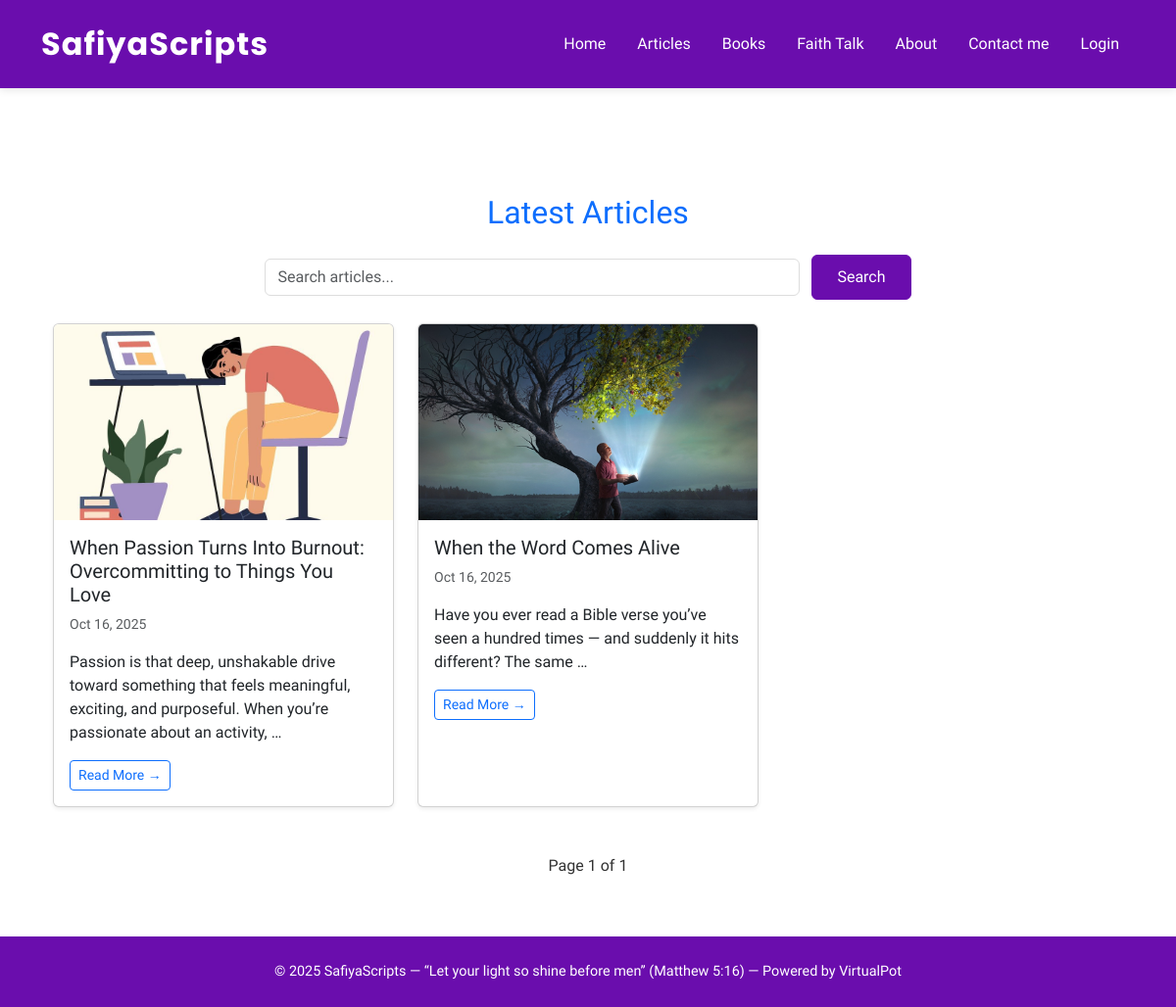
The page /articles/public/ on the database as committed earlier.
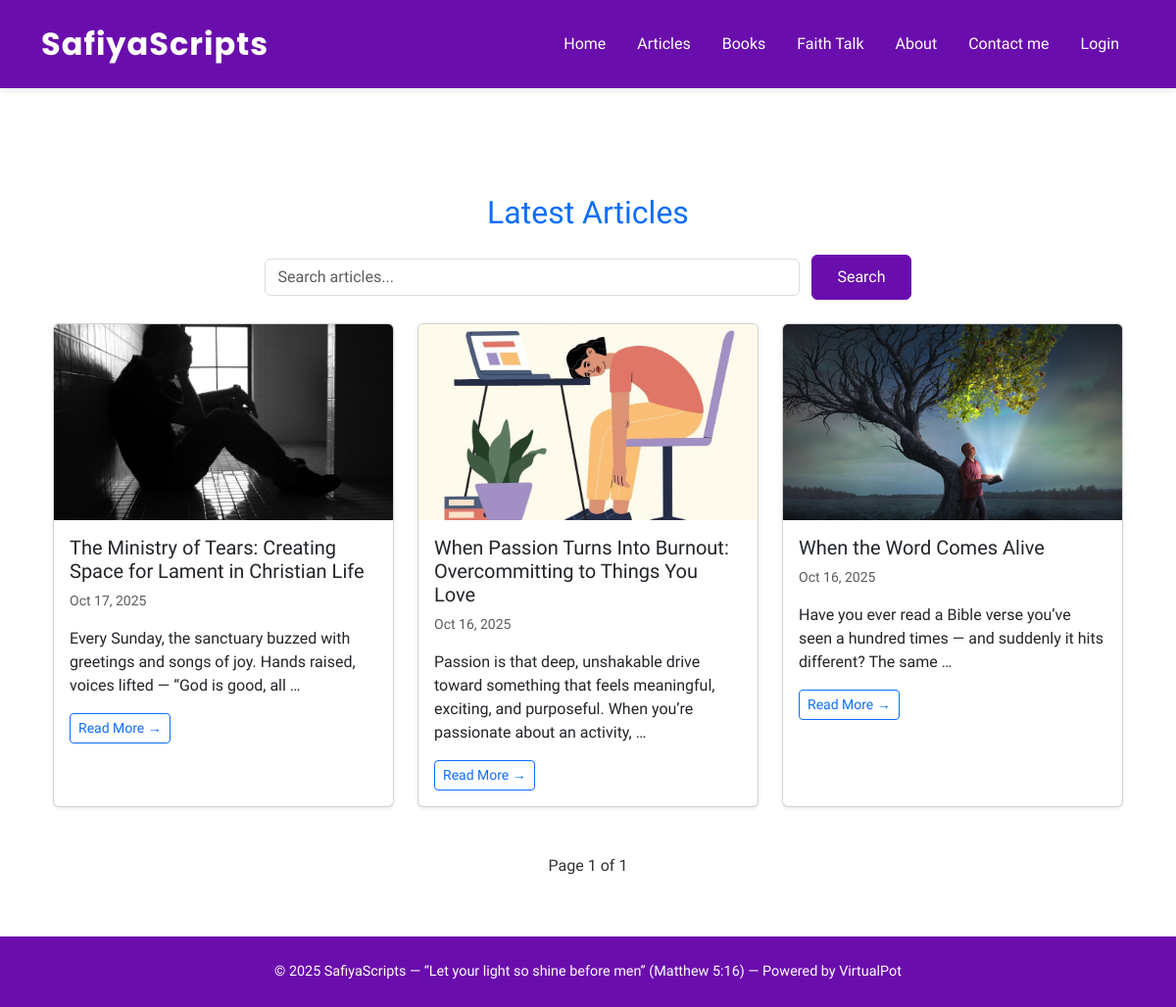
The same page on the database as committed later.
### articles/models.py (models this page shows, shortened)
class Article(models.Model):
    title = models.CharField(max_length=200)
    short_description = models.TextField(max_length=300)
    full_description = models.TextField()
    author = models.ForeignKey(User, on_delete=models.CASCADE)
    image = models.ImageField(upload_to='article_images/', blank=True, null=True)
    date_posted = models.DateTimeField(default=timezone.now)
    class Meta:
        ordering = ['-date_posted']

### articles/views.py (the view)
def article_list_public(request):
    search_query = request.GET.get('q', '')
    if search_query:
        articles = Article.objects.filter(
            Q(title__icontains=search_query) | Q(short_description__icontains=search_query)
        )
    else:
        articles = Article.objects.all()
    paginator = Paginator(articles, 6)  # show 6 per page
    page = request.GET.get('page')
    articles = paginator.get_page(page)
    return render(request, 'articles/article_list_public.html', {
        'articles': articles,
        'search_query': search_query
    })

### templates/articles/article_list_public.html (shortened to what this page needs)
{% extends "base.html" %}
{% block content %}
<div class="container mt-5">
  <h2 class="text-center text-primary mb-4">Latest Articles</h2>
  <form method="get" class="mb-4 text-center">
    <input type="text" name="q" value="{{ search_query }}" placeholder="Search articles..."
           class="form-control w-50 d-inline-block">
    <button type="submit" class="btn btn-primary ms-2">Search</button>
  </form>
  <div class="row">
    {% for article in articles %}
      <div class="col-md-4 mb-4">
        <div class="card h-100 shadow-sm">
          {% if article.image %}
            <img src="{{ article.image.url }}" class="card-img-top" style="height:200px; object-fit:cover;">
          {% else %}
            <div class="bg-light d-flex align-items-center justify-content-center" style="height:200px;">
              <i class="bi bi-image" style="font-size: 3rem; color: #ccc;"></i>
            </div>
          {% endif %}
          <div class="card-body">
            <h5 class="card-title">{{ article.title }}</h5>
            <p class="text-muted small">{{ article.date_posted|date:"M d, Y" }}</p>
            <p>{{ article.short_description|truncatewords:20 }}</p>
            <a href="{% url 'articles:article_detail_public' article.pk %}" class="btn btn-outline-primary btn-sm">
              Read More →
            </a>
          </div>
        </div>
      </div>
    {% empty %}
      <p class="text-center text-muted">No articles found.</p>
    {% endfor %}
  </div>
  <div class="mt-4 text-center">
    <span class="mx-2">Page {{ articles.number }} of {{ articles.paginator.num_pages }}</span>
  </div>
</div>
{% endblock %}

Rows that differ between the two databases and show on the page:
added Article: image (picture), title "The Ministry of Tears: Creating Space for Lament in Christian Life", date_posted "Oct 17, 2025", short_description "Every Sunday, the sanctuary buzzed with greetings and songs of joy. Hands raised, voices lifted — “God is good, all …"
